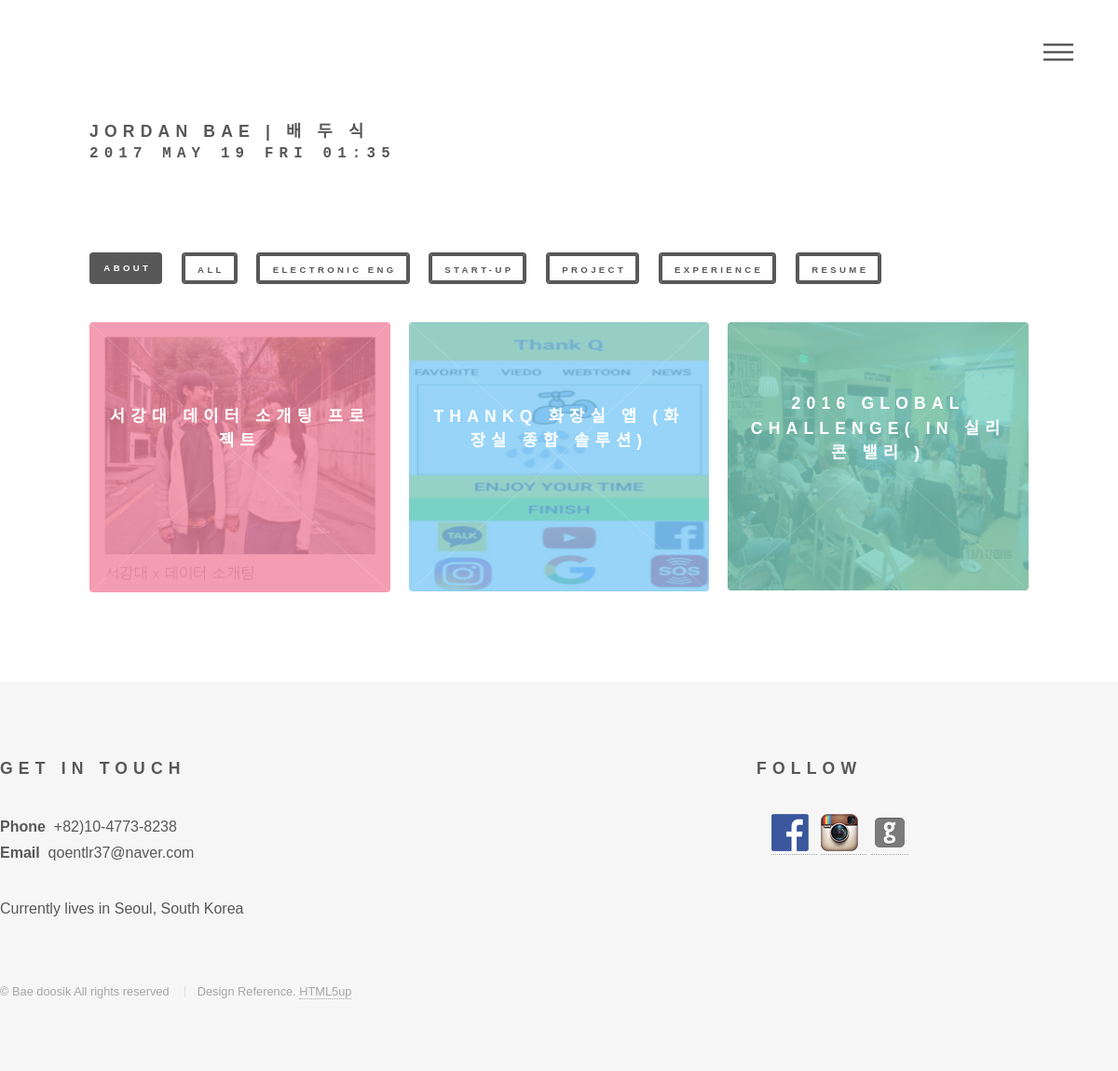
The page / on the database its author committed.
### portfolio/models.py (models this page shows, shortened)
class TimestampModel(models.Model):
    created_date = models.DateTimeField(auto_now_add=True)
    updated_date = models.DateTimeField(auto_now=True, null=True)
    class Meta:
        abstract = True

class Post(TimestampModel):
    title = models.CharField(max_length=100)
    category= models.CharField(max_length=100,
        choices = (
            ('Electronic-Eng','Electronic-Eng'),
            ('Start-up','Start-up'),
            ('Project','Project'),
            ('Experience','Experience'),
        ),default=False)
    photo1 = models.ImageField(blank=True, upload_to='blog/photo1/%Y/%M/%D')
    photo2 = models.ImageField(blank=True, upload_to='blog/photo2/%Y/%M/%D')
    summary = models.CharField(max_length=200)
    period = models.CharField(max_length=200, default=False)
    class Meta:
        ordering = ['id']

### portfolio/views.py (the view)
# urls.py: url(r'^$',views.main_view,name='main_view'),
def main_view(request):
    post = Post.objects.all()
    return render(request,'portfolio/home.html',{
        'form':post
    })

### portfolio/templates/portfolio/home.html (shortened to what this page needs)
{% extends 'portfolio/layout.html' %}
{% load static  %}
{% block contents %}
	<div id="wrapper">
		<header id="header">
			<div class="inner">
					<a href="/"><h2>JORDAN BAE | 배 두 식 <pre>{% now "Y F d D H:i" %} </pre></h2></a>
				<br><br>
    		<nav>
    			<ul>
    				<li><a class = 'menu' href="#menu">Menu</a></li>
    			</ul>
    		</nav>
			</div>
		</header>
    <div id="main">
	<div class="inner">
		<header>
	  		  <ul class="actions">
                <li><a href="{% url "portfolio:profile" %}" class="button special small searchtag">About</a></li>
	  		  	<li><a href="{% url "portfolio:main_view" %}" class="button small searchtag">All</a></li>
	  		  	<li><a href="{% url "portfolio:elec" %}" class="button small searchtag">Electronic Eng</a></li>
	  		  	<li><a href="{% url "portfolio:startup" %}" class="button small searchtag">Start-up</a></li>
	  		  	<li><a href="{% url "portfolio:project" %}" class="button small searchtag">Project</a></li>
                <li><a href="{% url "portfolio:experience" %}" class="button small searchtag">Experience</a></li>
                <li><a href="{% url "portfolio:resume" %}" class="button small searchtag">RESUME</a></li>
	  		  </ul>
		</header>
		<section class="tiles">
            {% for post in form %}
                <article class={% cycle 'style1' 'style2' 'style3' 'style4' 'style5' 'style6'%}>
                        <span class="image">
                            <img src="{{ post.photo1.url }}" style="max-width: 100%" />
                        </span>
                    <a href="{% url "portfolio:post_detail" post.id %}">
                        <h2>{{ post.title  }}</h2>
                    </a>
                </article>
            {% endfor %}
		</section>
	</div>
</div>
</div>
{% endblock %}

### rows shown on the page
Post: photo1 (picture), title "서강대 데이터 소개팅 프로젝트"
Post: photo1 (picture), title "THANKQ 화장실 앱 (화장실 종합 솔루션)"
Post: photo1 (picture), title "2016 GLOBAL CHALLENGE( IN 실리콘 밸리 )"
